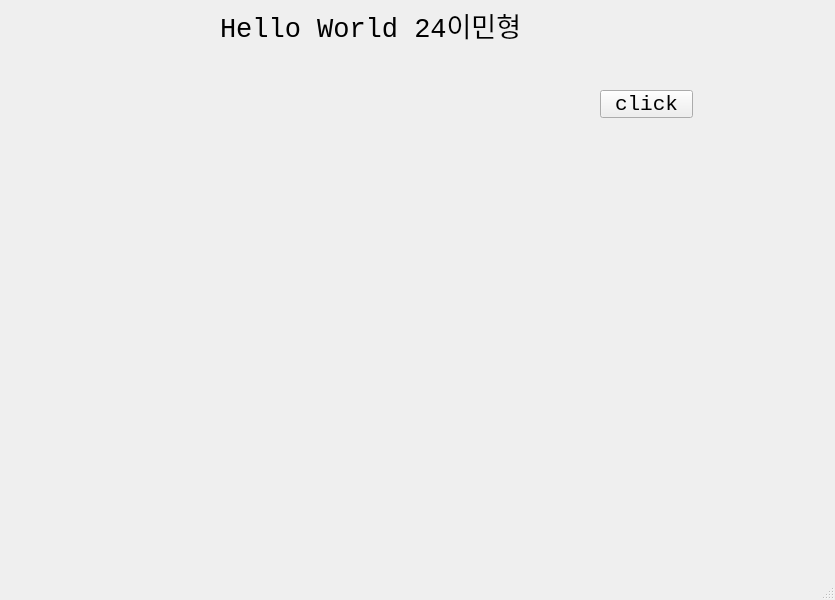
<?xml version="1.0" encoding="UTF-8"?>
<ui version="4.0">
 <class>MainWindow</class>
 <widget class="QMainWindow" name="MainWindow">
  <property name="geometry">
   <rect>
    <x>0</x>
    <y>0</y>
    <width>835</width>
    <height>600</height>
   </rect>
  </property>
  <property name="windowTitle">
   <string>MainWindow</string>
  </property>
  <widget class="QWidget" name="centralwidget">
   <widget class="QLabel" name="label">
    <property name="geometry">
     <rect>
      <x>220</x>
      <y>0</y>
      <width>351</width>
      <height>51</height>
     </rect>
    </property>
    <property name="font">
     <font>
      <family>Consolas</family>
      <pointsize>20</pointsize>
     </font>
    </property>
    <property name="text">
     <string>Hello World 24이민형</string>
    </property>
   </widget>
   <widget class="QPushButton" name="pushButton">
    <property name="geometry">
     <rect>
      <x>600</x>
      <y>90</y>
      <width>93</width>
      <height>28</height>
     </rect>
    </property>
    <property name="font">
     <font>
      <family>Consolas</family>
      <pointsize>16</pointsize>
     </font>
    </property>
    <property name="text">
     <string>click</string>
    </property>
   </widget>
  </widget>
  <widget class="QMenuBar" name="menubar">
   <property name="geometry">
    <rect>
     <x>0</x>
     <y>0</y>
     <width>835</width>
     <height>26</height>
    </rect>
   </property>
  </widget>
  <widget class="QStatusBar" name="statusbar"/>
 </widget>
 <resources/>
 <connections/>
</ui>
